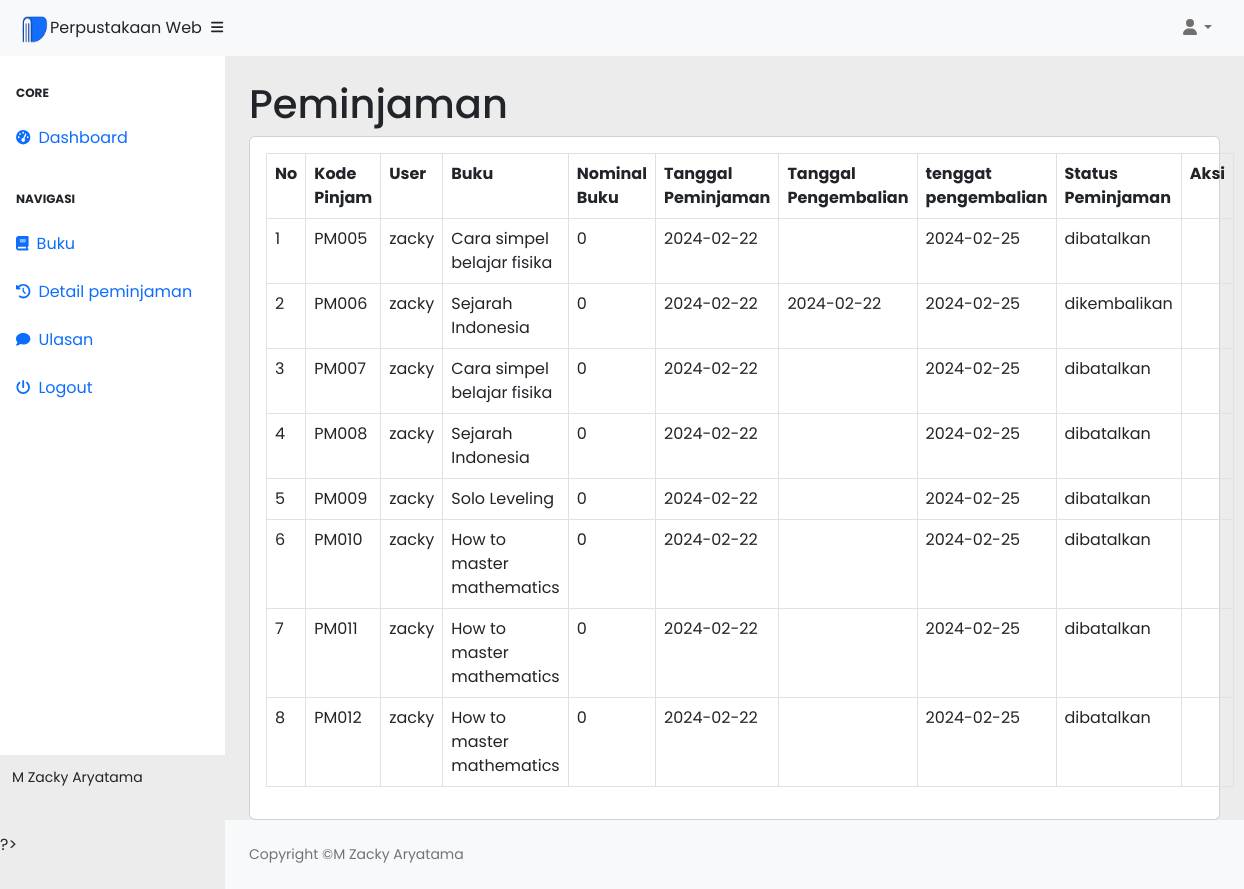
The app's page /index.php?page=peminjaman (signed in) with its own data.
### tables this page shows
CREATE TABLE `t_peminjaman` (
  `peminjamanID` int(11) NOT NULL,
  `userID` int(11) DEFAULT NULL,
  `bukuID` int(11) DEFAULT NULL,
  `tgl_peminjaman` date DEFAULT NULL,
  `tgl_pengembalian` date DEFAULT NULL,
  `tenggat_pengembalian` date NOT NULL,
  `statusPeminjaman` enum('dipinjam','dikembalikan','dibatalkan','') DEFAULT NULL,
  `kodePinjam` varchar(255) NOT NULL,
  `jumlahPinjam` int(11) NOT NULL
);

CREATE TABLE `t_user` (
  `userID` int(11) NOT NULL,
  `username` varchar(255) DEFAULT NULL,
  `password` varchar(255) DEFAULT NULL,
  `email` varchar(255) DEFAULT NULL,
  `telp` varchar(14) DEFAULT NULL,
  `namaLengkap` varchar(150) DEFAULT NULL,
  `alamat` text DEFAULT NULL,
  `level` enum('admin','petugas','anggota','') DEFAULT NULL
);

CREATE TABLE `t_buku` (
  `bukuID` int(11) NOT NULL,
  `kategoriID` int(11) NOT NULL,
  `stok` int(100) NOT NULL,
  `deskripsi` varchar(500) NOT NULL,
  `judul` varchar(255) DEFAULT NULL,
  `penulis` varchar(255) DEFAULT NULL,
  `penerbit` varchar(255) DEFAULT NULL,
  `tahunTerbit` int(11) DEFAULT NULL,
  `foto` varchar(255) NOT NULL
);

### peminjaman.php (the view, shortened to what this page needs)
<?php
include 'koneksi.php';
?>
<h1 class="mt-4">Peminjaman</h1>
<div class="card">
    <div class="card-body">
        <div class="row">
            <div class="col-md-12">
                <table class="table table-bordered" id="dataTable" width="100%" cellspacing="0">
                    <tr>
                        <th>No</th>
                        <th>Kode Pinjam</th>
                        <th>User</th>
                        <th>Buku</th>
                        <th>Nominal Buku</th>
                        <th>Tanggal Peminjaman</th>
                        <th>Tanggal Pengembalian</th>
                        <th>tenggat pengembalian</th>
                        <th>Status Peminjaman</th>
                        <th>Aksi</th>
                    </tr>
                    <?php
                    $no = 1;
                    $query = mysqli_query($koneksi,"SELECT *, t_peminjaman.kodePinjam FROM t_peminjaman LEFT JOIN t_user ON t_peminjaman.userID = t_user.userID LEFT JOIN t_buku ON t_peminjaman.bukuID = t_buku.bukuID WHERE t_peminjaman.userID=".$_SESSION['user']['userID']);
                    while($data = mysqli_fetch_array($query)){
                    ?>
                    <tr>
                        <td><?php echo $no++;?></td>
                        <td><?php echo $data['kodePinjam'];?></td>
                        <td><?php echo $data['username'];?></td>
                        <td><?php echo $data['judul'];?></td>
                        <td><?php echo $data['jumlahPinjam'];?></td>
                        <td><?php echo $data['tgl_peminjaman'];?></td>
                        <td><?php echo $data['tgl_pengembalian'];?></td>
                        <td><?php echo $data['tenggat_pengembalian'];?></td>
                        <td><?php echo $data['statusPeminjaman'];?></td>
                        <td>
                        </td>
                    </tr>
                    <?php
                    }
                    ?>
                </table>
            </div>
        </div>
    </div>
</div>

### body.css (style rules this page uses)
body { font-family: 'Poppins', sans-serif; background: #ececec; }

### records on screen
t_peminjaman: kodePinjam "PM005", userID.username "zacky", bukuID.judul "Cara simpel belajar fisika", jumlahPinjam "0", tgl_peminjaman "2024-02-22", tenggat_pengembalian "2024-02-25", statusPeminjaman "dibatalkan"
t_peminjaman: kodePinjam "PM006", userID.username "zacky", bukuID.judul "Sejarah Indonesia", jumlahPinjam "0", tgl_peminjaman "2024-02-22", tgl_pengembalian "2024-02-22", tenggat_pengembalian "2024-02-25", statusPeminjaman "dikembalikan"
t_peminjaman: kodePinjam "PM007", userID.username "zacky", bukuID.judul "Cara simpel belajar fisika", jumlahPinjam "0", tgl_peminjaman "2024-02-22", tenggat_pengembalian "2024-02-25", statusPeminjaman "dibatalkan"
t_peminjaman: kodePinjam "PM008", userID.username "zacky", bukuID.judul "Sejarah Indonesia", jumlahPinjam "0", tgl_peminjaman "2024-02-22", tenggat_pengembalian "2024-02-25", statusPeminjaman "dibatalkan"
t_peminjaman: kodePinjam "PM009", userID.username "zacky", bukuID.judul "Solo Leveling", jumlahPinjam "0", tgl_peminjaman "2024-02-22", tenggat_pengembalian "2024-02-25", statusPeminjaman "dibatalkan"
t_peminjaman: kodePinjam "PM010", userID.username "zacky", bukuID.judul "How to master mathematics", jumlahPinjam "0", tgl_peminjaman "2024-02-22", tenggat_pengembalian "2024-02-25", statusPeminjaman "dibatalkan"
t_peminjaman: kodePinjam "PM011", userID.username "zacky", bukuID.judul "How to master mathematics", jumlahPinjam "0", tgl_peminjaman "2024-02-22", tenggat_pengembalian "2024-02-25", statusPeminjaman "dibatalkan"
t_peminjaman: kodePinjam "PM012", userID.username "zacky", bukuID.judul "How to master mathematics", jumlahPinjam "0", tgl_peminjaman "2024-02-22", tenggat_pengembalian "2024-02-25", statusPeminjaman "dibatalkan"

### other values on screen
$_SESSION['user']['namaLengkap'] "M Zacky Aryatama"
